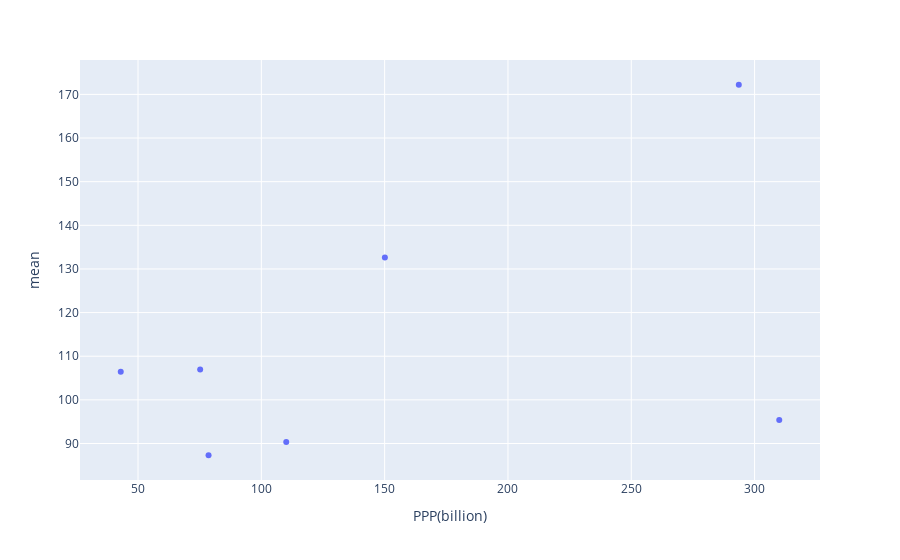

Notebook code for this chart:
### Code cell
fig = px.scatter(df,'PPP(billion)','mean',hover_name='City')
fig

### Figure 1 — Plotly figure (JSON) as saved in the notebook; plotly's stock layout.template omitted (floating-point values rounded to 4 significant figures)
{"data": [{"hovertemplate": "<b>%{hovertext}</b><br><br>PPP(billion)=%{x}<br>mean=%{y}<extra></extra>", "hovertext": ["Mumbai", "Kolkata", "Bengaluru", "Chennai", "Hyderabad", "Visakhapatnam", "Delhi"], "legendgroup": "", "marker": {"color": "#636efa", "symbol": "circle"}, "mode": "markers", "name": "", "orientation": "v", "showlegend": false, "type": "scatter", "x": [310, 150.1, 110.1, 78.6, 75.2, 43, 293.6], "xaxis": "x", "y": [95.41, 132.6, 90.36, 87.31, 106.9, 106.4, 172.2], "yaxis": "y"}], "layout": {"legend": {"tracegroupgap": 0}, "margin": {"t": 60}, "xaxis": {"anchor": "y", "domain": [0, 1], "title": {"text": "PPP(billion)"}}, "yaxis": {"anchor": "x", "domain": [0, 1], "title": {"text": "mean"}}}}
